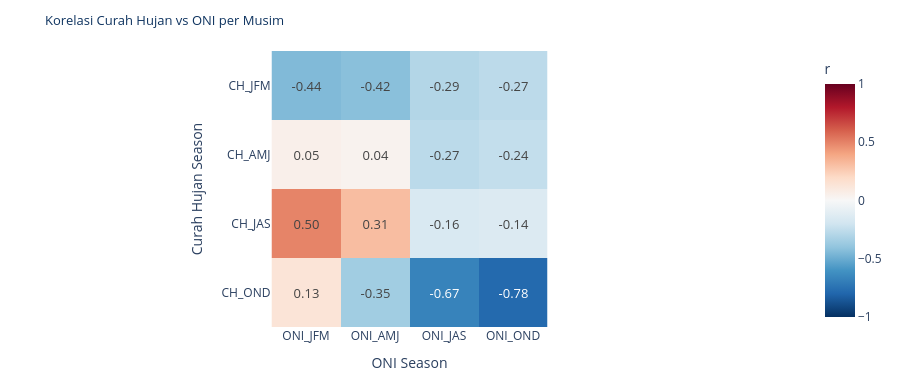

Write notebook code for a chart like this one.
### Markdown cell above
## 5. Heatmap Korelasi Parsial CH vs ONI per Musim

### Code cell
ch_cols  = [c for c in num_cols if c.startswith('CH_')]
oni_cols = [c for c in num_cols if c.startswith('ONI_')]
partial_corr = corr_df[ch_cols + oni_cols].corr().loc[ch_cols, oni_cols]

print('Matriks Korelasi Parsial CH vs ONI:')
print(partial_corr.round(3))

fig_partial = px.imshow(
    partial_corr,
    text_auto='.2f',
    color_continuous_scale='RdBu_r',
    zmin=-1, zmax=1,
    labels=dict(x='ONI Season', y='Curah Hujan Season', color='r'),
    title='Korelasi Curah Hujan vs ONI per Musim',
)
fig_partial.update_layout(
    plot_bgcolor='white', paper_bgcolor='white',
    title_font=dict(size=13, color='#0f3460'),
    height=380,
    margin=dict(l=20, r=20, t=50, b=20),
)
fig_partial.update_traces(textfont_size=13)
fig_partial.show()

### Figure 1 — Plotly figure (JSON) as saved in the notebook; plotly's stock layout.template omitted (floating-point values rounded to 4 significant figures)
{"data": [{"coloraxis": "coloraxis", "hovertemplate": "ONI Season: %{x}<br>Curah Hujan Season: %{y}<br>r: %{z}<extra></extra>", "name": "0", "textfont": {"size": 13}, "texttemplate": "%{z:.2f}", "type": "heatmap", "x": ["ONI_JFM", "ONI_AMJ", "ONI_JAS", "ONI_OND"], "xaxis": "x", "y": ["CH_JFM", "CH_AMJ", "CH_JAS", "CH_OND"], "yaxis": "y", "z": [[-0.4442, -0.4192, -0.2946, -0.2657], [0.05438, 0.03601, -0.2691, -0.2447], [0.4964, 0.3107, -0.1569, -0.1436], [0.1341, -0.3519, -0.6729, -0.7834]]}], "layout": {"coloraxis": {"cmax": 1, "cmin": -1, "colorbar": {"title": {"text": "r"}}, "colorscale": [[0, "rgb(5,48,97)"], [0.1, "rgb(33,102,172)"], [0.2, "rgb(67,147,195)"], [0.3, "rgb(146,197,222)"], [0.4, "rgb(209,229,240)"], [0.5, "rgb(247,247,247)"], [0.6, "rgb(253,219,199)"], [0.7, "rgb(244,165,130)"], [0.8, "rgb(214,96,77)"], [0.9, "rgb(178,24,43)"], [1, "rgb(103,0,31)"]]}, "height": 380, "margin": {"b": 20, "l": 20, "r": 20, "t": 50}, "paper_bgcolor": "white", "plot_bgcolor": "white", "title": {"font": {"color": "#0f3460", "size": 13}, "text": "Korelasi Curah Hujan vs ONI per Musim"}, "xaxis": {"anchor": "y", "constrain": "domain", "domain": [0, 1], "scaleanchor": "y", "title": {"text": "ONI Season"}}, "yaxis": {"anchor": "x", "autorange": "reversed", "constrain": "domain", "domain": [0, 1], "title": {"text": "Curah Hujan Season"}}}}
